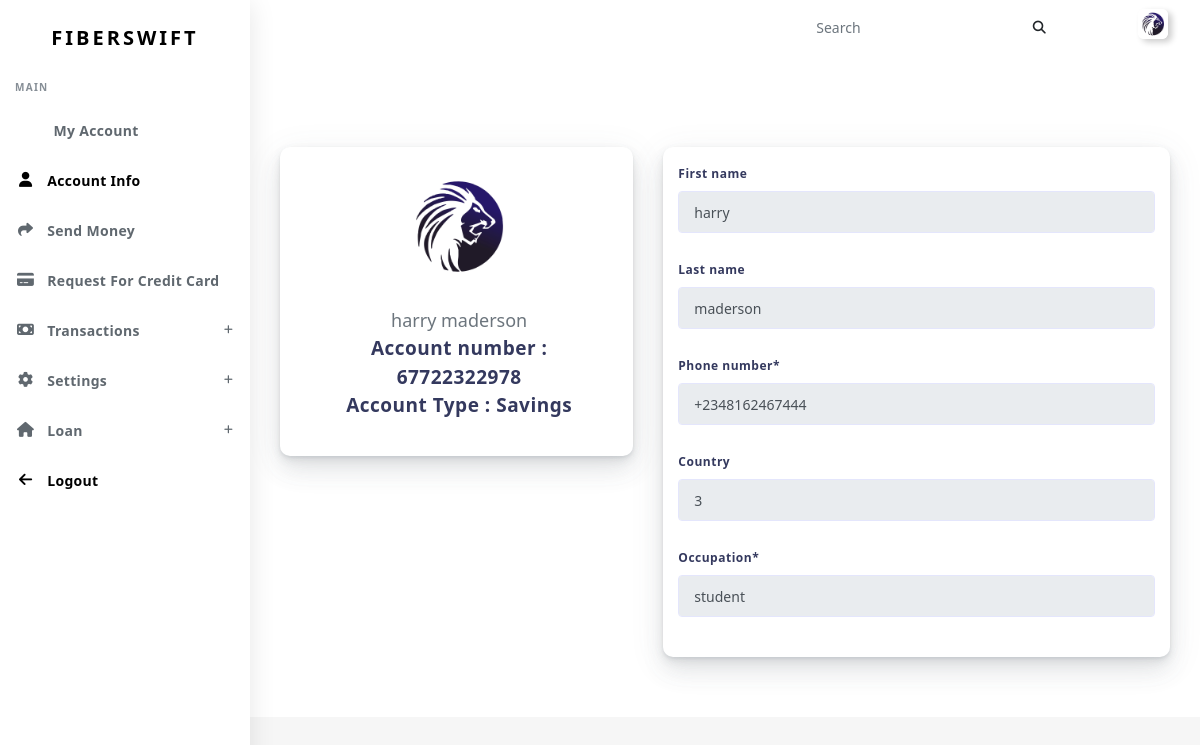
The app's page /info/ (signed in) with its own data.
### Users/models.py (models this page shows, shortened)
class User(AbstractUser) :
    def get_path(instance,filename) :
        filename = "{}.{}".format(instance.username,filename.split('.')[1])
        return "users/{}/passport/{}".format(instance.username,filename)
    def get_account_number() :
        PREFIX = "67"
        number = random.randrange(10000000,999999999)
        number = PREFIX + str(number)
        if User.objects.filter(account_number  = number).exists() :
            self.get_account_number()
        return number
    ACCOUNT_TYPE = (('Savings','SAVINGS'),('Current','CURRENT'))
    name = models.CharField(max_length=60,blank = True,null = False)
    email_verified = models.BooleanField(default=False,blank = True)
    phone_number = models.CharField(max_length = 30,blank = False,null = False)
    phone_number_verified = models.BooleanField(default=False,blank = True)
    occupation = models.CharField(max_length=30)
    date_of_birth = models.DateField(verbose_name="D.O.B",null = True)
    country = models.ForeignKey(Country,on_delete= models.SET_NULL,null = True,blank = True,related_name='users')
    address = models.TextField(null = True)
    account_number  = models.CharField(default=get_account_number,editable=False,null = False,max_length=14,unique=True,blank = True)
    account_type = models.CharField(default="SAVINGS",max_length=10,choices = ACCOUNT_TYPE)
    passport = models.FileField(upload_to = get_path,null = True)
    is_activated = models.BooleanField(default = False,blank = False,null = False)
    date_activated = models.DateTimeField(null = True,blank = True)
    is_blocked = models.BooleanField(default = False)
    block_reason = models.TextField(blank=True,null=True)
    def __str__(self)  :
        st = "{} {}".format(self.first_name,self.last_name)
        if not len(st) > 1 : st = self.username
        return st

### Users/dashboard.py (the view, shortened to what this page needs)
# urls.py: path('info/',Profile.as_view(),name = 'profile'),
class Profile(LoginRequiredMixin,UpdateView) :
    template_name = 'profile.html'
    model = get_user_model()
    form_class = ProfileUpdateForm
    success_url = reverse_lazy('dashboard')
    def get(self,request,*args,**kwargs) :
        if not request.user.is_activated :
            return render(request,"account_not_activated.html",{})
        if request.user.is_blocked :
            return render(request,"account_blocked.html",{})
        form = self.form_class(initial = model_to_dict(request.user))
        return render(request,self.template_name,locals())

### Users/forms.py
class ProfileUpdateForm(ModelForm) :
    class Meta() :
        model  = User
        fields = ['first_name','last_name','phone_number','country','occupation']
        widgets = {
            'first_name' : forms.TextInput(attrs={'readonly':True}),
            'last_name' : forms.TextInput(attrs={'readonly':True}),
            'phone_number' : forms.TextInput(attrs={'readonly':True}),
            'country' : forms.TextInput(attrs={'readonly':True}),
            'occupation' : forms.TextInput(attrs={'readonly':True}),
        }

### core/context.py (called while the page is built)
def core(request) :
    context = {
        'site_name' : "Credo Capital Bank",
        'site_name_short' : "Credo Capital"
    }
    return context

### templates/dashboard/profile.html (shortened to what this page needs)
{% extends 'dashboard-base.html' %}
{% load static %}
{% load i18n %}
{% load crispy_forms_tags %}
{% block content %}
      <div class="main-content">
        <section class="section">
            <div class="section-body">
                <div class="row mt-sm-4">
                    <div class="col-12 col-md-12 col-lg-5">
                        <div class="card author-box">
                            <div class="card-body">
                                <div class="author-box-center">
                                  {% if user.passport %}
                                    <img style="width:40%;height:40%" alt="image" src="{{user.passport.url}}">
                                  {% else %}
                                  <img style="width:40%;height:40%" alt="image" src="{% static 'dashboard/img/users/user-1.png' %}">
                                  {% endif %}
                                    <div class="clearfix"></div><br>
                                        <div class="author-box-name">
                                           {{user}}
                                        </div>
                                        <div class="author-box-job" style="font-size:19px">
                                          Account number : <b>{{user.account_number}}</b><br>
                                          Account Type : <b>{{user.account_type}}</b>
                                        </div>
                                    </div>
                            </div>
                        </div>
                    </div>
              <div class="col-12 col-md-12 col-lg-7">
                    <div class="card">
                            <form style="margin:15px" class="needs-validation" novalidate="" method="POST">
                             {{form|crispy}}
                            </form>
                          </div>
              </div>
            </div>
          </div>
        </section>
        </div>
        {% endblock %}

### templates/dashboard/dashboard-base.html (shortened to what this page needs)
{% load static %}
{% load i18n %}
<!DOCTYPE html>
<html lang="en">
<head>
  <link rel="stylesheet" href="{% static 'dashboard/css/app.min.css' %}">
  <link rel="stylesheet" href="{% static 'dashboard/bundles/prism/prism.css' %}">
  <link rel="stylesheet" href="{% static 'dashboard/css/style.css' %}">
  <link rel="stylesheet" href="{% static 'dashboard/css/components.css' %}">
  <link rel="stylesheet" href="{% static 'dashboard/css/custom.css' %}">
  <link href="{% static 'socials/alita/css/materialdesignicons.min.css' %}" rel="stylesheet">
  <link href="{% static 'socials/alita/css/fontawesome.css' %}" rel="stylesheet">
</head>
<body>
  <div id="app" style="background-color: white">
    <div class="main-wrapper main-wrapper-1">
      <div class="navbar-bg"></div>
      <nav class="navbar navbar-expand-lg main-navbar sticky">
        <div class="form-inline mr-auto">
          <ul class="navbar-nav mr-3">
            <li><a href="#" data-toggle="sidebar" class="nav-link nav-link-lg
									collapse-btn"> </a></li>
            <li><a href="#" class="nav-link nav-link-lg fullscreen-btn">
              </a></li>
          </ul>
        </div>
        <ul class="navbar-nav navbar-right">
            <li>
                <form class="form-inline mr-auto">
                  <div class="search-element">
                    <input class="form-control" type="search" placeholder="Search" aria-label="Search" data-width="200">
                    <button class="btn" type="submit">
                      <i class="fas fa-search"></i>
                    </button>
                  </div>
                </form>
              </li>
              <li class="dropdown dropdown-list-toggle"><a href="#" data-toggle="dropdown"
                class="nav-link notification-toggle nav-link-lg"><i data-feather="bell" class="bell"></i>
              </a>
            </li>
          <li class="dropdown"><a href="#" data-toggle="dropdown"
              class="nav-link dropdown-toggle nav-link-lg nav-link-user">
              {% if user.passport %}
              <img alt="image" src="{{user.passport.url}}" class="user-img-radious-style">
              {% else %}
              <img alt="image" src="{% static 'dashboard/img/users/user-1.png' %}" class="user-img-radious-style">
              {% endif %}
                 </a>
          </li>
        </ul>
      </nav>
      <div class="main-sidebar sidebar-style-2">
        <aside id="sidebar-wrapper">
          <div class="sidebar-brand">
            <a href="index.html">
               <span
                class="logo-name">{{user.username}}</span>
            </a>
          </div>
          <ul class="sidebar-menu">
            <li class="menu-header">Main</li>
            <li class="nav-item">
              <a style="padding-left:20px" href="{% url 'dashboard' %}" class="nav-link"><span>My Account</span></a>
            </li>
            <li  class="nav-item">
                <a style="color:black;padding-left:10px" href="{% url 'profile' %}" class="nav-link"><i class="fas fa-user"></i><span>Account Info</span></a>
            </li>
            <li class="nav-item">
              <a style="padding-left:10px" class="nav-link" href="{% url 'transfer' %}"><i class="fas fa-share"></i><span>Send Money</span></a>
            </li>
            <li class="nav-item">
                <a style="padding-left:10px" class="nav-link" href="{% url 'credit-card-request' %}"><i class="fas fa-credit-card"></i><span>Request For Credit Card</span></a>
            </li>
            <li class="dropdown" style="padding-left:0px">
                <a style="padding-left:10px" href="#" class="menu-toggle nav-link has-dropdown"><i class="fas fa-money-bill"></i><span>Transactions</span></a>
            </li>
        <li class="dropdown" style="padding-left:0px">
            <a style="padding-left:10px" href="#" class="menu-toggle nav-link has-dropdown"><i class="fas fa-cog"></i><span>Settings</span></a>
        </li>
        <li class="dropdown" style="padding-left:0px">
            <a style="padding-left:10px" href="#" class="menu-toggle nav-link has-dropdown"><i class="fas fa-home"></i><span>Loan</span></a>
        </li>
        <li  class="nav-item">
          <a style="color:black;padding-left:10px" href="{% url 'logout' %}" class="nav-link"><i class="fas fa-arrow-left"></i><span>Logout</span></a>
      </li>
          </ul>
        </aside>
      </div>
       <div style="padding-bottom:30px">
      {% block content %}{% endblock %}
      </div>
</body>
</html>

### records on screen
User: passport (picture), username "FIBERSWIFT", first_name+last_name "harry maderson", account_number "67722322978", account_type "Savings", first_name "harry", last_name "maderson", phone_number "+2348162467444", country "3", occupation "student"
